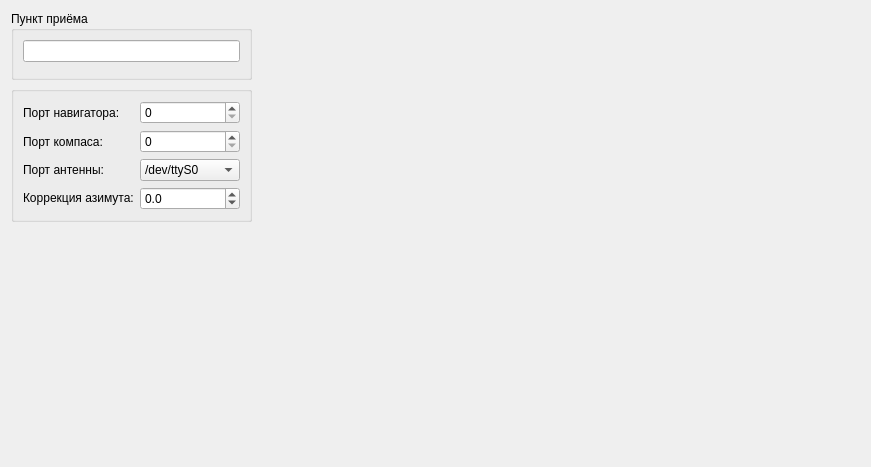
<?xml version="1.0" encoding="UTF-8"?>
<ui version="4.0">
 <class>ReceiverSettingWidget</class>
 <widget class="QWidget" name="ReceiverSettingWidget">
  <property name="geometry">
   <rect>
    <x>0</x>
    <y>0</y>
    <width>871</width>
    <height>467</height>
   </rect>
  </property>
  <property name="windowTitle">
   <string>Form</string>
  </property>
  <layout class="QGridLayout" name="gridLayout_2">
   <item row="0" column="2">
    <spacer name="horizontalSpacer">
     <property name="orientation">
      <enum>Qt::Horizontal</enum>
     </property>
     <property name="sizeHint" stdset="0">
      <size>
       <width>423</width>
       <height>20</height>
      </size>
     </property>
    </spacer>
   </item>
   <item row="2" column="0">
    <spacer name="verticalSpacer">
     <property name="orientation">
      <enum>Qt::Vertical</enum>
     </property>
     <property name="sizeHint" stdset="0">
      <size>
       <width>20</width>
       <height>40</height>
      </size>
     </property>
    </spacer>
   </item>
   <item row="0" column="0">
    <widget class="QGroupBox" name="iReceiverGbox">
     <property name="title">
      <string>Пункт приёма</string>
     </property>
     <layout class="QVBoxLayout" name="verticalLayout_2">
      <item>
       <widget class="QLineEdit" name="nameEdt">
        <property name="sizePolicy">
         <sizepolicy hsizetype="Minimum" vsizetype="Maximum">
          <horstretch>0</horstretch>
          <verstretch>0</verstretch>
         </sizepolicy>
        </property>
       </widget>
      </item>
      <item>
       <widget class="GeoPointEditor" name="geoPoinEdt">
        <property name="sizePolicy">
         <sizepolicy hsizetype="Minimum" vsizetype="Minimum">
          <horstretch>0</horstretch>
          <verstretch>0</verstretch>
         </sizepolicy>
        </property>
        <property name="oneLine">
         <bool>false</bool>
        </property>
        <property name="labelVisible">
         <bool>true</bool>
        </property>
        <property name="altitudeVisible">
         <bool>false</bool>
        </property>
       </widget>
      </item>
     </layout>
    </widget>
   </item>
   <item row="1" column="0">
    <widget class="QGroupBox" name="iPortsGbox">
     <property name="title">
      <string/>
     </property>
     <layout class="QGridLayout" name="gridLayout">
      <item row="0" column="0">
       <widget class="QLabel" name="iNavigatorLbl">
        <property name="maximumSize">
         <size>
          <width>160</width>
          <height>16777215</height>
         </size>
        </property>
        <property name="text">
         <string>Порт навигатора:</string>
        </property>
       </widget>
      </item>
      <item row="0" column="1">
       <widget class="QSpinBox" name="navigatorSpn"/>
      </item>
      <item row="1" column="0">
       <widget class="QLabel" name="iCompasLbl">
        <property name="maximumSize">
         <size>
          <width>160</width>
          <height>16777215</height>
         </size>
        </property>
        <property name="text">
         <string>Порт компаса:</string>
        </property>
       </widget>
      </item>
      <item row="1" column="1">
       <widget class="QSpinBox" name="compasSpn"/>
      </item>
      <item row="2" column="0">
       <widget class="QLabel" name="iAntennaLbl">
        <property name="maximumSize">
         <size>
          <width>160</width>
          <height>16777215</height>
         </size>
        </property>
        <property name="text">
         <string>Порт антенны:</string>
        </property>
       </widget>
      </item>
      <item row="2" column="1">
       <widget class="QComboBox" name="antennaCbox">
        <item>
         <property name="text">
          <string>/dev/ttyS0</string>
         </property>
        </item>
        <item>
         <property name="text">
          <string>/dev/ttyS1</string>
         </property>
        </item>
        <item>
         <property name="text">
          <string>/dev/ttyS2</string>
         </property>
        </item>
        <item>
         <property name="text">
          <string>/dev/ttyS3</string>
         </property>
        </item>
        <item>
         <property name="text">
          <string>/dev/ttyUSB0</string>
         </property>
        </item>
        <item>
         <property name="text">
          <string>/dev/ttyUSB1</string>
         </property>
        </item>
        <item>
         <property name="text">
          <string>/dev/ttyUSB2</string>
         </property>
        </item>
        <item>
         <property name="text">
          <string>/dev/ttyUSB3</string>
         </property>
        </item>
       </widget>
      </item>
      <item row="3" column="0">
       <widget class="QLabel" name="iAzimutLbl">
        <property name="sizePolicy">
         <sizepolicy hsizetype="Maximum" vsizetype="Maximum">
          <horstretch>0</horstretch>
          <verstretch>0</verstretch>
         </sizepolicy>
        </property>
        <property name="maximumSize">
         <size>
          <width>160</width>
          <height>16777215</height>
         </size>
        </property>
        <property name="text">
         <string>Коррекция азимута:</string>
        </property>
       </widget>
      </item>
      <item row="3" column="1">
       <widget class="QDoubleSpinBox" name="azimutSpn">
        <property name="prefix">
         <string/>
        </property>
        <property name="suffix">
         <string/>
        </property>
        <property name="decimals">
         <number>1</number>
        </property>
        <property name="minimum">
         <double>-180.000000000000000</double>
        </property>
        <property name="maximum">
         <double>180.000000000000000</double>
        </property>
        <property name="singleStep">
         <double>0.100000000000000</double>
        </property>
       </widget>
      </item>
     </layout>
    </widget>
   </item>
  </layout>
 </widget>
 <customwidgets>
  <customwidget>
   <class>GeoPointEditor</class>
   <extends>QWidget</extends>
   <header location="global">meteo/commons/ui/custom/geopointeditor.h</header>
  </customwidget>
 </customwidgets>
 <resources/>
 <connections/>
</ui>
